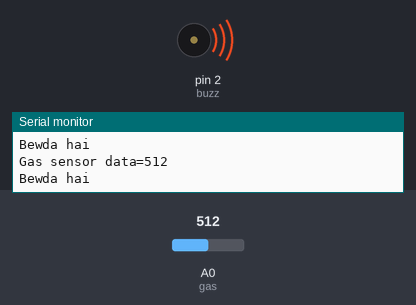
Recording of a sketch running on a simulated Arduino Uno, built with avr-gcc and run on an emulated ATmega328P. Parts: buzzer (waves = sounding, pin HIGH), the last lines printed to the serial monitor. The inputs (shaded band) are chosen by the test bench; at power-on: A0 (gas) = 512.

Above: at 2.3 s.
2.4 s: A0 (gas) set to 211
5.9 s: A0 (gas) set to 191
At 6.9 s:
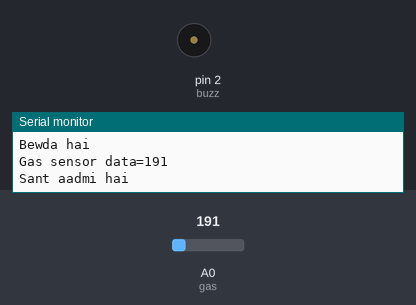
9.0 s: A0 (gas) set to 210
At 10.8 s:
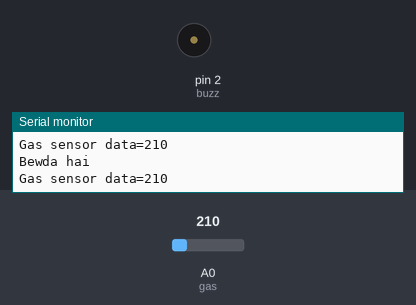
14.0 s: A0 (gas) set to 190
At 14.4 s:
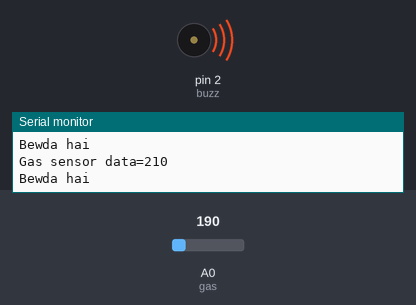
Timing chart, 0 to 17.0 s (numbered marks = the images above; inputs shaded):
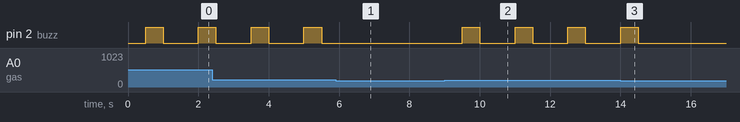

Measured:
- the behaviour switches between 201 and 200 on A0 (gas) (found by bisection; images 0 and 1)
- after the input at 5.9 s, pin 2 (buzz): stops changing and stays LOW
- after the input at 9.0 s, pin 2 (buzz): alternates HIGH for 0.50 s and LOW for 1.0 s, starting after 0.50 s
- after the input at 14.0 s, pin 2 (buzz): goes on until 14.5 s, then stays LOW
- by itself, pin 2 (buzz): alternates HIGH for 0.50 s and LOW for 1.0 s

The sketch:

gas_sensor.ino
```cpp
int gas =A0;
int buzz=2;

void setup()
{
  pinMode(gas,INPUT);
  pinMode(buzz,OUTPUT);
  Serial.begin(9600);
}

void loop()
{
  int x= analogRead(gas);
  Serial.print("Gas sensor data=");
  Serial.println(x);
  delay(500);
  if (x>200)
  {
    Serial.println("Bewda hai");
    digitalWrite(buzz,HIGH);
    delay(500);
    digitalWrite(buzz,LOW);
    delay(500);
  }
  else
  {
    Serial.println("Sant aadmi hai");
    delay(500);
  }
}
```
